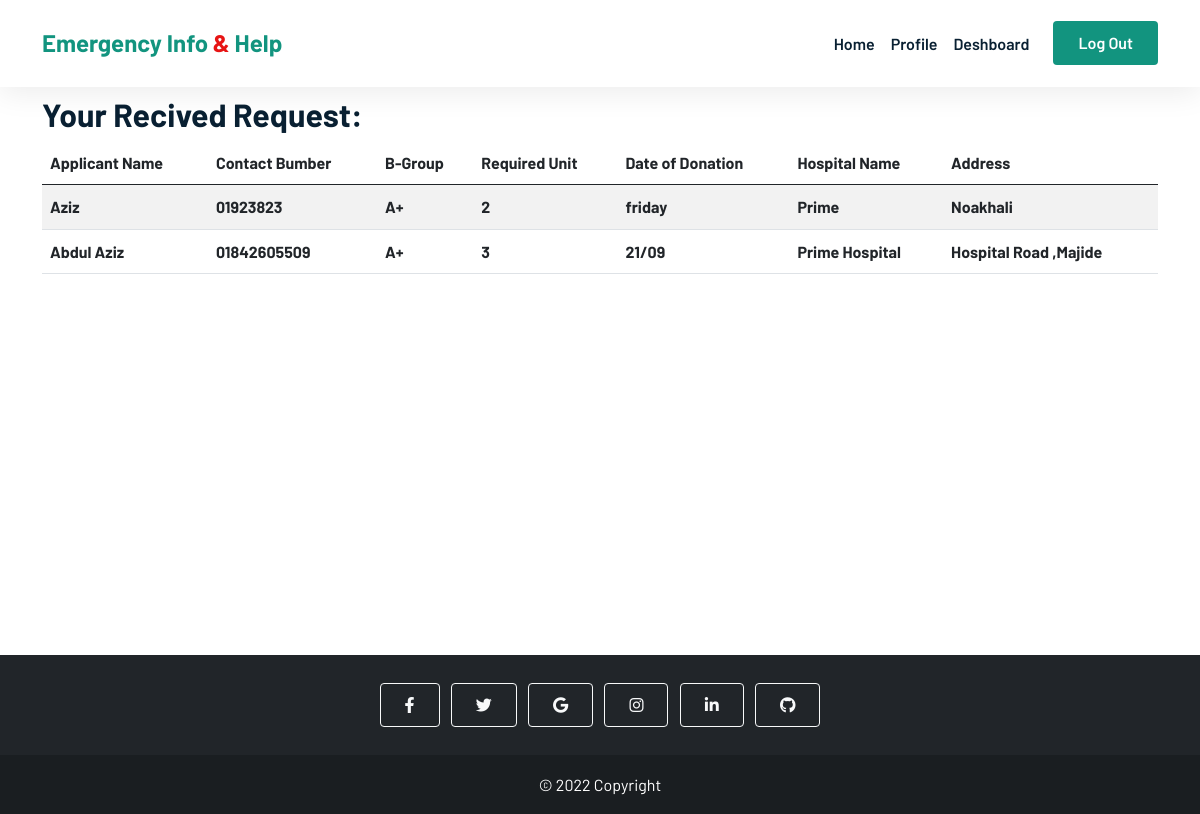
The app's page /blood_bank_deshboard.php (signed in) with its own data.
### tables this page shows
CREATE TABLE `blood_bank_application` (
  `id` int(11) NOT NULL,
  `applicant_name` varchar(255) NOT NULL,
  `contact_number` varchar(32) NOT NULL,
  `blood_group` varchar(6) NOT NULL,
  `requird_unit` int(10) NOT NULL,
  `date_of_donation` varchar(32) NOT NULL,
  `hospital_name` varchar(255) NOT NULL,
  `hospital_address` varchar(255) NOT NULL,
  `bank_id` int(11) DEFAULT NULL
);

### blood_bank_deshboard.php (the view, shortened to what this page needs)
<?php
  include_once 'config/db.php';
  $id = $_SESSION['user']['id'];
  $sql = "SELECT * FROM `blood_bank_application` WHERE bank_id = '$id'";
  $results = $con->query($sql);
?>
<!DOCTYPE html>
<html lang="en">
  <head>
    <link
      href="https://cdn.jsdelivr.net/npm/bootstrap@5.0.2/dist/css/bootstrap.min.css"
      rel="stylesheet"
    />
    <link
      rel="stylesheet"
      href="https://cdnjs.cloudflare.com/ajax/libs/font-awesome/6.1.1/css/all.min.css"
    />
    <link rel="stylesheet" href="css/style.css" />
  </head>
  <body>
    <header class="sticky-top">
      <nav class="navbar navbar-expand-lg bg-white">
        <div class="container">
          <a class="navbar-brand" href="index.php"
            >Emergency Info <span>&</span> Help</a
          >
          <div class="collapse navbar-collapse" id="navbarNavDropdown">
            <ul class="navbar-nav ms-auto">
              <li class="nav-item">
                <a class="nav-link" aria-current="page" href="index.php"
                  >Home</a
                >
              </li>
              <li class="nav-item">
                <a class="nav-link" href="./blood_bank_profile.php">Profile</a>
              </li>
              <li class="nav-item">
                <a class="nav-link active" href="./blood_bank_deshboard.php"
                  >Deshboard</a
                >
              </li>
            </ul>
            <a href="logout.php" class="btn btn-brand ms-lg-3">Log Out</a>
          </div>
        </div>
      </nav>
    </header>
    <main>
      <div class="container deshboard">
        <h2 class="my-2">Your Recived Request:</h2>
        <table class="table table-striped">
          <thead>
            <tr>
              <th scope="col">Applicant Name</th>
              <th scope="col">Contact Bumber</th>
              <th scope="col">B-Group</th>
              <th scope="col">Required Unit</th>
              <th scope="col">Date of Donation</th>
              <th scope="col">Hospital Name</th>
              <th scope="col">Address</th>
            </tr>
          </thead>
          <tbody>
            <?php  while($row = $results->fetch_assoc()): ?>
            <tr>
              <th scope="row"><?php echo $row['applicant_name'] ?></th>
              <th scope="row"><?php echo $row['contact_number'] ?></th>
              <th scope="row"><?php echo $row['blood_group'] ?></th>
              <th scope="row"><?php echo $row['requird_unit'] ?></th>
              <th scope="row"><?php echo $row['date_of_donation'] ?></th>
              <th scope="row"><?php echo $row['hospital_name'] ?></th>
              <th scope="row"><?php echo $row['hospital_address'] ?></th>
            </tr>
            <?php endwhile; ?>
          </tbody>
        </table>
      </div>
    </main>
    <footer class="bg-dark text-center text-white">
      <div class="container p-4 pb-0">
        <section class="mb-4">
          <a
            class="btn btn-outline-light btn-floating m-1"
            href="#!"
            role="button"
            ><i class="fab fa-facebook-f"></i
          ></a>
          <a
            class="btn btn-outline-light btn-floating m-1"
            href="#!"
            role="button"
            ><i class="fab fa-twitter"></i
          ></a>
          <a
            class="btn btn-outline-light btn-floating m-1"
            href="#!"
            role="button"
            ><i class="fab fa-google"></i
          ></a>
          <a
            class="btn btn-outline-light btn-floating m-1"
            href="#!"
            role="button"
            ><i class="fab fa-instagram"></i
          ></a>
          <a
            class="btn btn-outline-light btn-floating m-1"
            href="#!"
            role="button"
            ><i class="fab fa-linkedin-in"></i
          ></a>
          <a
            class="btn btn-outline-light btn-floating m-1"
            href="#!"
            role="button"
            ><i class="fab fa-github"></i
          ></a>
        </section>
      </div>
      <div class="text-center p-3 footer-last">
        © 2022 Copyright
      </div>
    </footer>
  </body>
</html>

### css/style.css (style rules this page uses)
* { margin: 0; padding: 0; box-sizing: border-box; list-style: none; }
html, body { font-family: "Barlow", sans-serif; line-height: 1.7; color: black; max-width: 100%; scroll-behavior: smooth; }
h1, h2, h3, h4, h5, h6 { font-weight: 700 !important; color: #092032; }
.navbar-nav .nav-link { color: #092032; text-decoration: none; transition: all 0.4s ease; font-weight: 600; }
a { color: #092032; text-decoration: none; }
.navbar { box-shadow: 0px 6px 30px rgba(0, 0, 0, 0.08); z-index: 1; padding: 1.5% 0; }
.navbar .navbar-brand { font-weight: 700; font-size: 24px; color: #12947f; }
.navbar-brand span { color: #e71414; }
.btn { padding: 9px 24px; font-weight: 600; }
.btn-brand { color: white; background-color: #12947f; }
.footer-last { background-color: rgba(0, 0, 0, 0.2); }
a { color: black; }
.deshboard { min-height: 70vh; }

### records on screen
blood_bank_application: applicant_name "Aziz", contact_number "01923823", blood_group "A+", requird_unit "2", date_of_donation "friday", hospital_name "Prime", hospital_address "Noakhali"
blood_bank_application: applicant_name "Abdul Aziz", contact_number "01842605509", blood_group "A+", requird_unit "3", date_of_donation "21/09", hospital_name "Prime Hospital", hospital_address "Hospital Road ,Majide"
